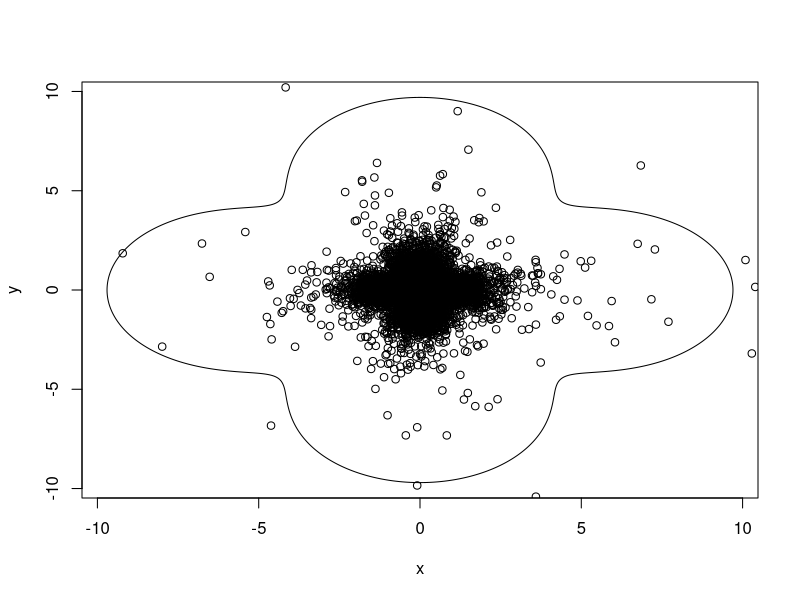

The R source for this figure: (Note: this script raises an error after producing the figure.)
m <- 1000
n <- 100
beta <- 0.00001
p <- 1 / 10000

density_clover <- function(x, y) {
  r_0 <- 1.2481
  if (x^2 + y^2 < r_0) {
    a <- 3 * r_0^4 * (1 + r_0^6)^(-3/2) / (10 * pi)
    up <- 4 * (x^2 + y^2)^2 - 32 * x^2 * y^2
    down <- r_0 * (x^2 + y^2)^(3/2)
    a * (5 + up / down)
  } else {
    up <- 3 * (9 * (x^2 + y^2)^2 - 32 * x^2 * y^2)
    down <- 10 * pi * (1 + (x^2 + y^2)^3)^(3/2)
    up / down
  }
}

gen_clover <- function(n) {
  xy_max <- 30
  z_max <- density_clover(0.0001, 0.0001)
  ret <- matrix(NA, nrow = n, ncol = 2)
  for (i in 1:n) {
    x <- runif(1, min = -xy_max, max = xy_max)
    y <- runif(1, min = -xy_max, max = xy_max)
    z <- runif(1, min = 0, max = z_max)
    while (z > density_clover(x, y)) {
      x <- runif(1, min = -xy_max, max = xy_max)
      y <- runif(1, min = -xy_max, max = xy_max)
      z <- runif(1, min = 0, max = z_max)
    }
      ret[i, ] <- c(x,y)
  }
  ret
}

clover_contour_beta <- function(beta, m) {
  theta <- seq(0, 2*pi, length.out = m)
  r <- rep(NA, m)
  for (i in 1:m) {
    g <- function(x) {
      r_0 <- 1.2481
      if (x < r_0) {
        a <- 3 * r_0^4 * (1 + r_0^6)^(-3/2) / (10 * pi)
        5 * a * r_0 + 4 * x * a * (1 - 2 * (sin(2 * theta[i]))^2) - beta * r_0
      } else {
        a <- 3 * (9 - 8 * (sin(2 * theta[i]))^2) / (10 * pi)
        a * x^4 - beta * (1 + x^6)^(3/2)
      }
    }
    r[i] <- pracma::fzero(g, c(0, 1000))$x
  }
  
  x <- r * cos(theta)
  y <- r * sin(theta)
  cbind(x, y)
}

clover_contour_p <- function(p, m) {
  n <- 2 * ceiling(1 / p)
  f_sample <- apply(gen_clover2(n), 1, function (x) density_clover(x[1], x[2]))
  beta <- quantile(f_sample, p)
  clover_contour_beta(beta, m)
}

plot(clover_contour_beta(beta, m), type = "l")
points(gen_clover(5000))
points(gen_clover2(20000))

plot(clover_contour_p(p, m), type = "l")
points(gen_clover2(5000))
